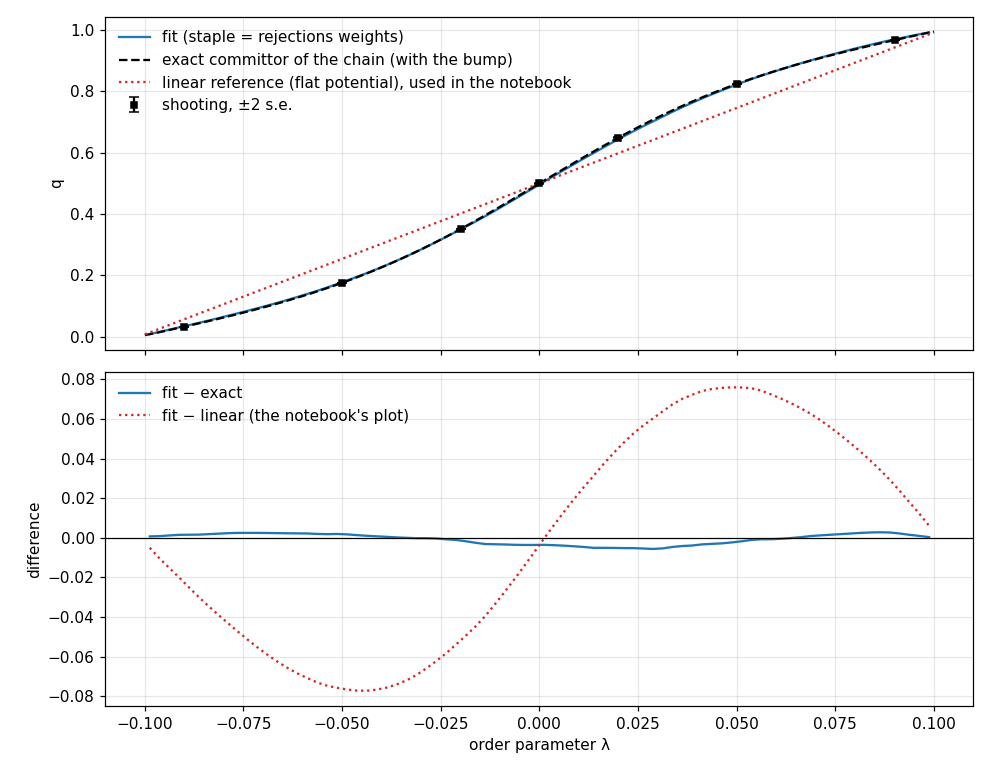

Here is the Python script that generated this plot:
"""infretis_staple_1d.ipynb on 1cosbump_overdamped_subcycle1: the reference was wrong, and the two weightings are the same.

1. The run is a plain RETIS run (mode retis, infinite swap, shooting 'sh' only): path_w is 1 for every occupied
   (path, ensemble) pair, so 'staple' (path_f / path_w) and 'rejections' (path_f) are the same numbers.
2. The notebook compared the fit with a LINEAR exact committor, which holds for a flat potential. This run has a cosine
   bump (deltaf = 1 kT) between -0.1 and 0.1, so the committor is steepest at the top of the bump.
Here: the exact committor of the discrete chain the ASE engine runs (x' = x + mu F(x) + sigma xi, mu = dt/(m gamma),
sigma^2 = 2 kT mu; A: x <= -0.1, B: x >= 0.1 checked every step), checked by GPU shooting, and the notebook's fit
repeated and compared with it.

    python check_exact.py          (needs the GPU; ~6 min)
"""
import argparse
import os
import sys
import time

import numpy as np
import matplotlib; matplotlib.use("Agg")
import matplotlib.pyplot as plt
import cupy as cp
from ase import units

HERE = os.path.dirname(os.path.abspath(__file__))
EXAMPLES = os.path.abspath(os.path.join(HERE, "..", "..", "..", ".."))
REPO = os.path.dirname(EXAMPLES)
sys.path.insert(0, f"{REPO}/optimalrcs-cupy/")
sys.path.insert(0, EXAMPLES)
sys.path.insert(0, os.path.join(EXAMPLES, "figures_by_potential", "_shared", "exact_committors"))
import optimalrcs
import tis_data
import seed_runs
import exact_tools as E

plt.show = lambda *a, **k: None
TIS_DIR = os.path.join(EXAMPLES, "data", "1cosbump_overdamped_subcycle1")
H5 = os.path.join(TIS_DIR, "paths.h5")
OUT = HERE
log = open(os.path.join(OUT, "check_exact.log"), "w")


def say(*a):
    s = " ".join(str(x) for x in a); print(s, flush=True); log.write(s + "\n"); log.flush()


# ---- the chain (infretis.toml: timestep 0.00020361 fs-units, friction 0.49113 /fs-units, T = 11604.518 K, mass 1)
DT = 0.00020361011421549486 * units.fs
GAMMA = 0.4911347375119244 / units.fs
KT = units.kB * 11604.518121550082
MASS = 1.0
A, B = -0.1, 0.1
BL, BR, DF = -0.1, 0.1, 1.0                       # bump: bleft, bright, deltaf (kT)
L = BR - BL
SIGMA = np.sqrt(2 * KT * DT / (MASS * GAMMA)); MU = DT / (MASS * GAMMA)
say(f"dt {DT:.3e}, gamma {GAMMA:.4f}, kT {KT:.6f}: mu {MU:.3e}, sigma {SIGMA:.6f}; bump {DF} kT on [{BL}, {BR}]")


def force(x, xp=np):
    inb = (x >= BL) & (x <= BR)
    return xp.where(inb, -DF * np.pi / L * xp.sin(2 * np.pi * (x - BL) / L), 0.0)


def potential(x):
    return np.where((x >= BL) & (x <= BR), DF / 2 * (1 - np.cos(2 * np.pi * (x - BL) / L)), 0.0)


# ---- 1. exact committor of the chain, h = sigma/10, /20, /40 (Richardson)
ns = [int(round((B - A) / (SIGMA / k))) + 1 for k in (10, 20, 40)]
sols = {}
for n in ns:
    t0 = time.time(); sols[n] = E.solve_brownian_1d(force, DT, GAMMA, KT, A, B, n, m=MASS)
    say(f"  n = {n}: {time.time() - t0:.1f} s")
xe = np.linspace(A, B, 4001)
ev = {n: np.interp(xe, *sols[n]) for n in ns}
d1, d2 = ev[ns[1]] - ev[ns[0]], ev[ns[2]] - ev[ns[1]]
q_exact = ev[ns[2]] + d2 / 3
say(f"exact committor: change h/10 -> h/20 max {np.abs(d1).max():.1e}, h/20 -> h/40 max {np.abs(d2).max():.1e}; "
    f"Richardson error estimate {np.abs(d2).max() / 3:.1e}")
# the references the notebook / the continuous theory would give
s_shift = 0.5826 * SIGMA
lin = np.clip((xe - A + s_shift) / (B - A + 2 * s_shift), 0, 1)
g = np.linspace(A - s_shift, B + s_shift, 200001); w_ = np.exp(potential(g) / KT)
cum = np.r_[0, np.cumsum((w_[1:] + w_[:-1]) / 2 * np.diff(g))]
cont = np.interp(xe, g, cum / cum[-1])
say(f"max |linear - exact| = {np.abs(lin - q_exact).max():.4f}  (RMS {np.sqrt(np.mean((lin - q_exact) ** 2)):.4f}); "
    f"max |continuous+shift - exact| = {np.abs(cont - q_exact).max():.4f} (RMS {np.sqrt(np.mean((cont - q_exact) ** 2)):.4f})")

# ---- 2. shooting check of the exact committor
pts = np.array([-0.09, -0.05, -0.02, 0.0, 0.02, 0.05, 0.09])
t0 = time.time()
rs = cp.random.RandomState(3)
n_shots = 2_000_000
x = cp.repeat(cp.asarray(pts), n_shots); idx = cp.arange(x.size); out = cp.full(x.size, -1.0)
while idx.size:
    x = x + MU * force(x, cp) + SIGMA * rs.standard_normal(idx.size)
    a, b = x <= A, x >= B
    out[idx[a]] = 0.0; out[idx[b]] = 1.0
    k = ~(a | b); x, idx = x[k], idx[k]
p = cp.asnumpy(out).reshape(len(pts), n_shots).mean(1); se = np.sqrt(p * (1 - p) / n_shots)
qg = np.interp(pts, xe, q_exact)
say(f"shooting, {n_shots} trajectories per point ({time.time() - t0:.0f} s):")
for x0, pp, ss, qq in zip(pts, p, se, qg):
    say(f"  x = {x0:+.3f}: shooting {pp:.5f} +- {ss:.5f} | exact {qq:.5f} | diff {qq - pp:+.5f} ({(qq - pp) / ss:+.1f} s.e.)")
say(f"  chi^2 = {np.sum(((qg - p) / se) ** 2):.1f} for {len(pts)} points")

# ---- 3. the notebook's fit again, compared with the right reference
res = {}
for weighting in ("staple", "rejections"):
    parser = argparse.ArgumentParser(); tis_data.add_data_arguments(parser)
    a = parser.parse_args([TIS_DIR, "--burn-in-fraction", "0.4", "--thin", "1", "--weights", weighting, "--h5", H5,
                           "--lambda-a", str(A), "--lambda-b", str(B), "--paths-per-ensemble", "5000"])
    data = tis_data.prepare_data(a)
    res[weighting] = data
d_s, d_r = res["staple"], res["rejections"]
say(f"staple vs rejections: path_weights identical {np.array_equal(d_s.path_weights, d_r.path_weights)}, "
    f"frames identical {np.array_equal(d_s.lam, d_r.lam)}")
data = d_s
fr = ~(data.boundary0 | data.boundary1)
qe_frames = np.interp(data.lam, xe, q_exact); lin_frames = np.interp(data.lam, xe, lin)

FIT_KW = dict(ny=6, print_step=500, lazy_basis=True, save_min_metric="max_z_zq_stopped",
              metrics_print=("iter", "delta_r2", "max_z_zq_stopped", "max_sd_zq_stopped", "delta_x", "time_elapsed"))
X_gpu = cp.asarray(data.X)
t0 = time.time()
results, q = seed_runs.run_seeds(
    optimalrcs,
    lambda: (lambda qq: (qq.set_fixed_traj_length_trap(data.boundary0 | data.boundary1, 2 ** 16), qq)[1])(
        optimalrcs.CommittorNE(boundary0=data.boundary0, boundary1=data.boundary1, i_traj=data.i_traj,
                               t_traj=data.t_traj, path_weights=data.path_weights, group_traj=data.group_traj)),
    comp_y=lambda: X_gpu[:, np.random.randint(X_gpu.shape[1])], fit_kw=FIT_KW, seeds=[0], max_iter=2000, chunk=1000,
    out_dir=os.path.join(OUT, "refit"), envelope=0.01, gamma=0.1, warmup_iter=1000, warmup_envelope=1,
    warmup_gamma=0.1, plots=("metrics",), plot_options=dict(metrics=["delta_r2", "max_z_zq_stopped", "delta_x"]))
r = results[0]["r"]
say(f"fit: {time.time() - t0:.0f} s; final zqs_z {float(q.metrics_history['max_z_zq_stopped'][-1]):.3f}")
np.savez(os.path.join(OUT, "refit", "committor.npz"), r=r, lam=data.lam, X_all=data.X_all, i_traj=data.i_traj,
         t_traj=data.t_traj, group_traj=data.group_traj, path_weights=data.path_weights,
         boundary0=data.boundary0, boundary1=data.boundary1, q_exact=qe_frames)

t = fr & (qe_frames > 0.05) & (qe_frames < 0.95)
W = data.path_weights


def rms(a, b):
    return np.sqrt(np.sum(W[t] * (a[t] - b[t]) ** 2) / np.sum(W[t]))


say(f"path-weighted RMS over the frames with 0.05 < q_exact < 0.95: fit - exact {rms(r, qe_frames):.4f}; "
    f"fit - linear (the notebook's reference) {rms(r, lin_frames):.4f}; linear - exact {rms(lin_frames, qe_frames):.4f}")
nb = 80
edges = np.linspace(A, B, nb + 1); mid = (edges[1:] + edges[:-1]) / 2
bi = np.clip(np.digitize(data.lam, edges) - 1, 0, nb - 1)
num = np.bincount(bi[fr], weights=(W * r)[fr], minlength=nb); den = np.bincount(bi[fr], weights=W[fr], minlength=nb)
P = num / np.maximum(den, 1e-300)
qb = np.interp(mid, xe, q_exact); lb = np.interp(mid, xe, lin)
tb = (qb > 0.05) & (qb < 0.95)
say(f"per bin along lambda: RMS fit - exact {np.sqrt(np.mean((P - qb)[tb] ** 2)):.4f}, max |fit - exact| "
    f"{np.abs((P - qb)[tb]).max():.4f}; RMS fit - linear {np.sqrt(np.mean((P - lb)[tb] ** 2)):.4f}")

fig, axes = plt.subplots(2, 1, figsize=(9, 7), sharex=True)
axes[0].plot(mid, P, label="fit (staple = rejections weights)")
axes[0].plot(xe, q_exact, "k--", label="exact committor of the chain (with the bump)")
axes[0].plot(xe, lin, "C3:", label="linear reference (flat potential), used in the notebook")
axes[0].errorbar(pts, p, yerr=2 * se, fmt="ks", ms=4, capsize=3, label="shooting, ±2 s.e.")
axes[0].set(ylabel="q"); axes[0].legend(frameon=False); axes[0].grid(alpha=0.3)
axes[1].plot(mid, P - qb, label="fit − exact")
axes[1].plot(mid, P - lb, "C3:", label="fit − linear (the notebook's plot)")
axes[1].axhline(0, color="k", lw=0.8); axes[1].set(xlabel="order parameter λ", ylabel="difference"); axes[1].legend(frameon=False)
axes[1].grid(alpha=0.3)
fig.tight_layout(); fig.savefig(os.path.join(OUT, "check_exact.png"), dpi=110)
np.savez(os.path.join(OUT, "q_exact_1cosbump.npz"), x=xe, q=q_exact, err=np.abs(d2) / 3, q_linear=lin, q_continuous_shift=cont,
         sigma=SIGMA, mu=MU, kT=KT, deltaf=DF)
say("ALL DONE")
